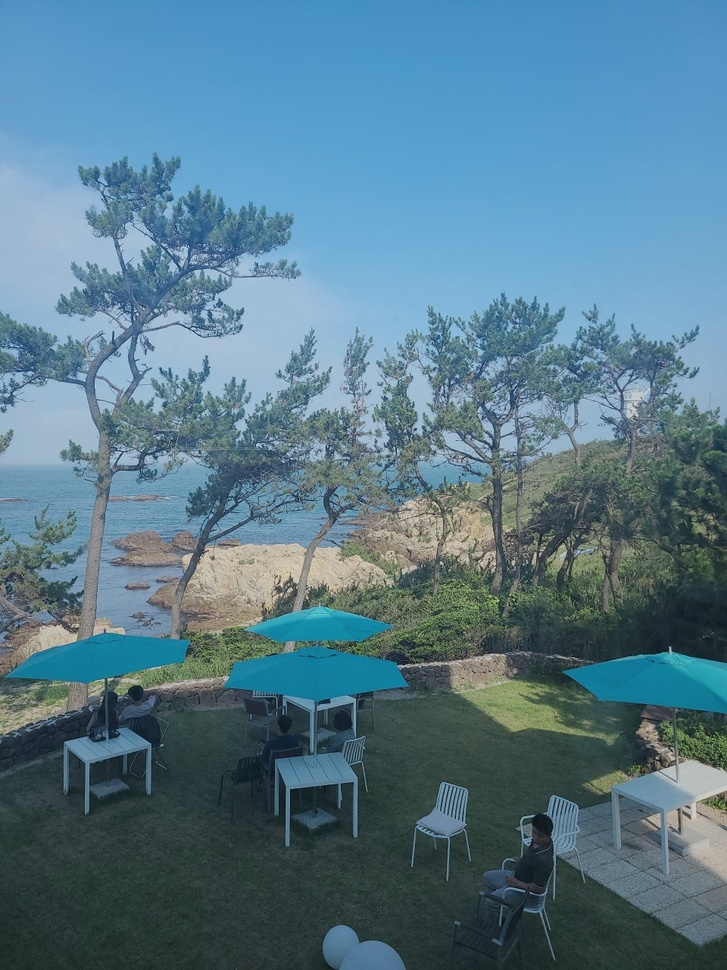
#> input picture Geonhui/cafe.jpg, 727 x 970 px, shrunk from 960 x 1280 before the run, found by its file name
$ python Assing2_run.py
#> lines starting #> are read from the running program, lines starting #| are printed output that depends on the picture
### Geonhui/Assignment02/AssignOOP.py
import cv2
class ImgAug:
	def __init__(self,degree,scale,sat):
		#각도, 비율, 채도를 초기화 함수로 받음.
		self.degree=degree
		self.scale=scale
		self.sat=sat

	#회전,크기 변경하는 함수
	def rotate(self,image):
		height,width,channel=image.shape
		#2*3 회전 행렬 생성 함수를 사용해서
		#회전변환 행렬을 만들어준다.
		matrix=cv2.getRotationMatrix2D((width/2,height/2),self.degree,self.scale)

		#어파인 변환함수로 회전 변환을 계산한다.
		#cv2.warpAffine(원본이미지, 어파인 맵 행렬, 출력 이미지 크기)
		image=cv2.warpAffine(image,matrix,(width,height))
		return image

	#채도 변경하는 함수
	def saturation(self,image):
		hsv=cv2.cvtColor(image,cv2.COLOR_BGR2HSV)
		h,s,v=cv2.split(hsv)
		#이미지의 채도에 랜덤함수로 뽑아낸 saturation을 일괄적으로 더해줌
		s=cv2.add(s,self.sat)
		image=cv2.merge((h,s,v))
		image=cv2.cvtColor(image,cv2.COLOR_HSV2BGR)
		return image


### Assignment02/Assing2_run.py
from AssignOOP import ImgAug
import random
import cv2
nOutput=int(input("몇개를 출력할까요?"))
#> the answer given: 3
image=cv2.imread("Geonhui/cafe.jpg")
#> image is the input picture: shape (970, 727, 3); mean B, G, R 139.8, 122.4, 86.8
height,width,channel=image.shape
#> height = 970; width = 727; channel = 3
for k in range(nOutput):
    #각도, 비율, 채도
    degree=random.uniform(0,360)
    scale=random.uniform(0,2)
    sat=random.uniform(0,255)

    #인스턴스 생성
    img=ImgAug(degree,scale,sat)

    #이미지를 변경시켜주는 메서드 실행
    image1=img.rotate(image)
    image2=img.saturation(image1)
    cv2.imwrite("cafe"+str(k)+".jpg",image2)
#> this loop made 3 passes
#> pass 1, in rotate, `image=cv2.warpAffine(image,matrix,(width,height))`:
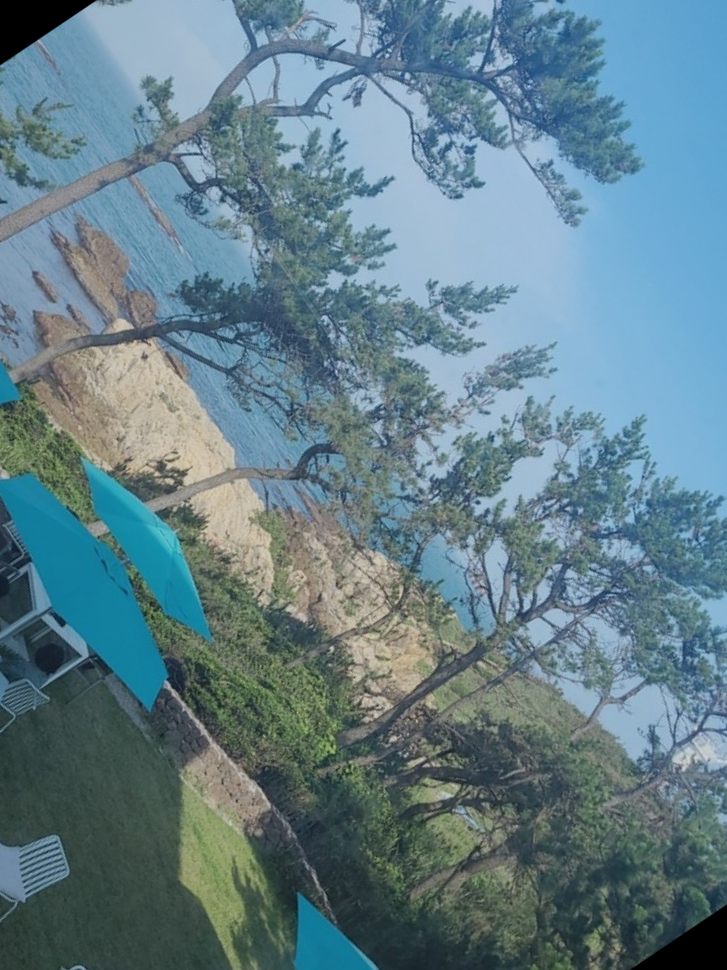
#> image: shape (970, 727, 3); mean of channels 0, 1, 2 138, 127.7, 99.3; drawn as B, G, R
#> pass 1, in saturation, `h,s,v=cv2.split(hsv)`:
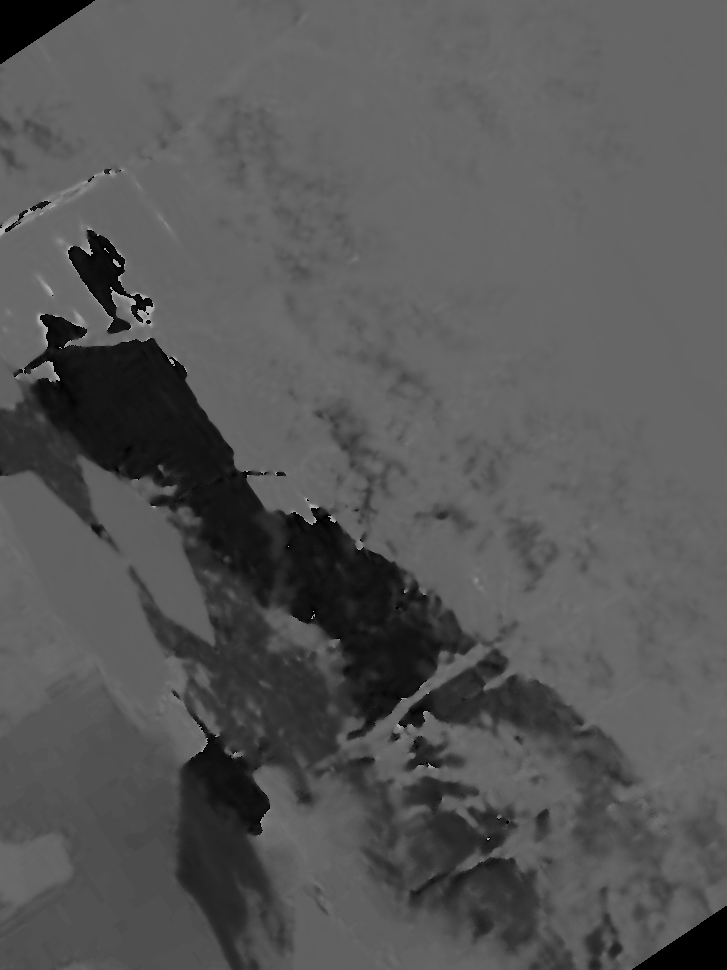
#> h: shape (970, 727); min 0, max 178, mean 86.1
#> pass 1, in saturation, `h,s,v=cv2.split(hsv)`:
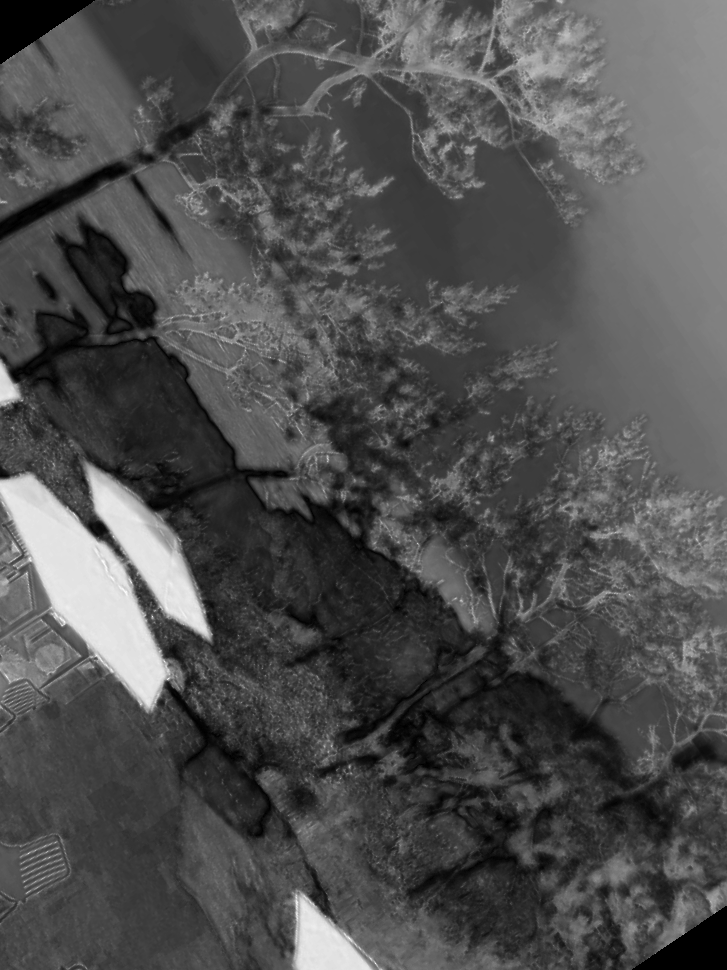
#> s: shape (970, 727); min 0, max 255, mean 79.3
#> after the loop:
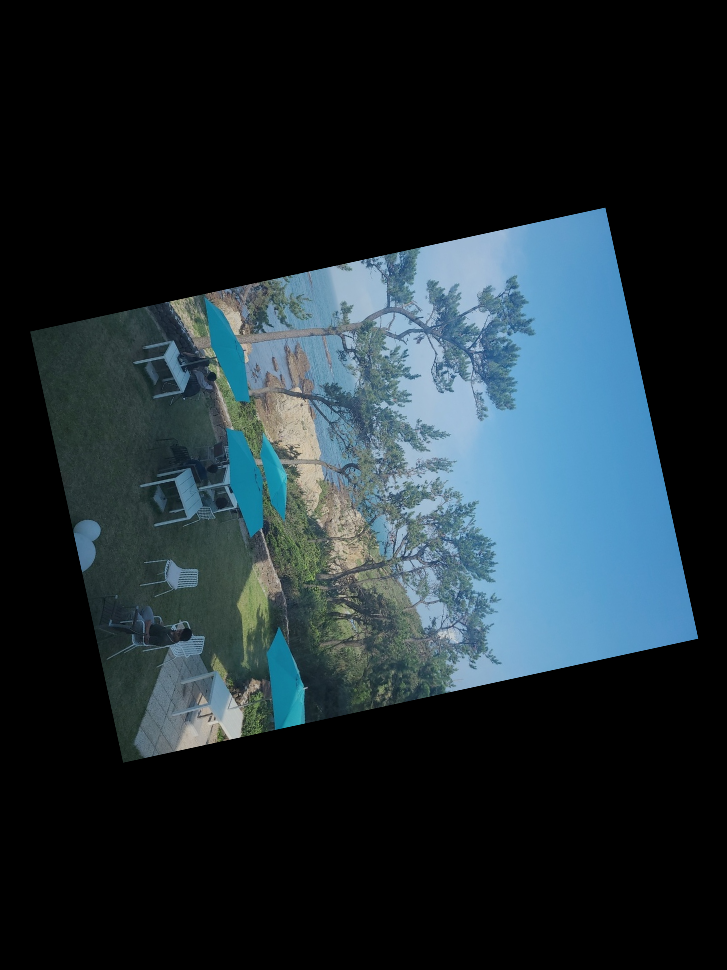
#> image1: shape (970, 727, 3); mean B, G, R 51.4, 45, 32
